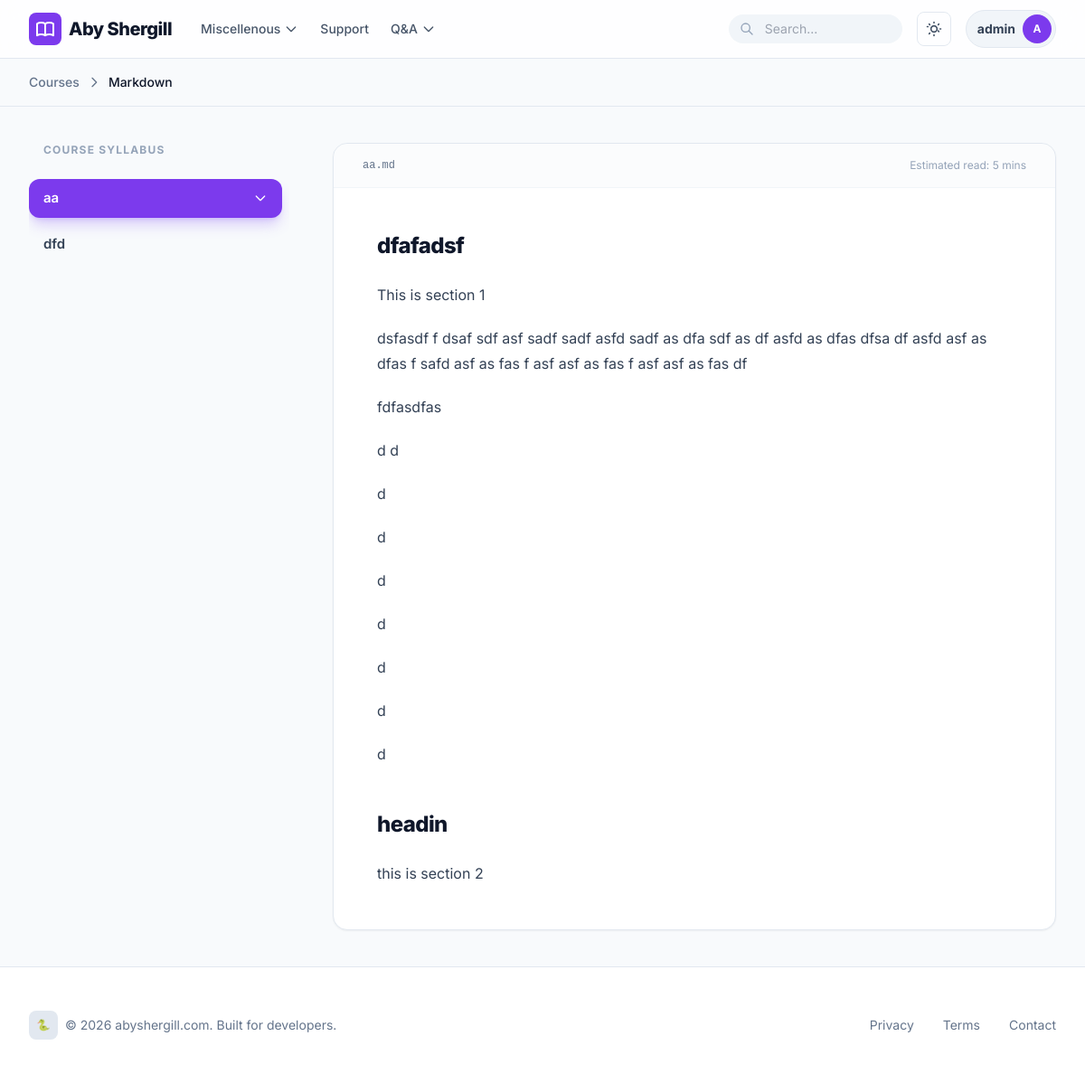
Screenshot of /course/markdown/ (signed in) with the database file from the repository.
### lectures/models.py (models this page shows, shortened)
class Category(models.Model):
    name = models.CharField(max_length=100)
    order = models.PositiveIntegerField(default=0)
    class Meta:
        verbose_name_plural = "Categories"
        ordering = ['order']

class Subject(models.Model):
    category = models.ForeignKey(Category, related_name='subjects', on_delete=models.SET_NULL, null=True, blank=True)
    title = models.CharField(max_length=200)
    slug = models.SlugField(unique=True, blank=True)
    description = models.TextField()
    icon = models.CharField(max_length=10, default='📚') # Emoji icon

class Chapter(models.Model):
    TOPIC_LEVEL_CHOICES = [
        (2, 'Level 2 (##)'),
        (3, 'Level 3 (###)'),
    ]
    subject = models.ForeignKey(Subject, related_name='chapters', on_delete=models.CASCADE)
    title = models.CharField(max_length=200)
    slug = models.SlugField(blank=True)
    content = models.TextField() # Markdown content
    file_path = models.CharField(max_length=500, blank=True, null=True)
    order = models.PositiveIntegerField(default=0)
    topic_level = models.PositiveSmallIntegerField(choices=TOPIC_LEVEL_CHOICES, default=2)
    updated_at = models.DateTimeField(auto_now=True)
    class Meta:
        ordering = ['order']
        unique_together = ('subject', 'slug')

### lectures/views.py (the view, shortened to what this page needs)
# urls.py: path('course/<slug:subject_slug>/', views.subject_detail, name='subject_detail'),
def subject_detail(request, subject_slug, chapter_slug=None):
    subject = get_object_or_404(Subject, slug=subject_slug)
    chapters = subject.chapters.prefetch_related('topics').all()
    if chapter_slug:
        current_chapter = get_object_or_404(Chapter, subject=subject, slug=chapter_slug)
    else:
        current_chapter = chapters.first()
    content_html = ""
    if current_chapter:
        extensions = [
            'extra',
            'toc',
            'fenced_code',
        ]
        md = markdown.Markdown(extensions=extensions)
        html = md.convert(current_chapter.content)
        allowed_tags = [
            'h1', 'h2', 'h3', 'h4', 'h5', 'h6',
            'p', 'br', 'hr', 'pre', 'code', 'blockquote',
            'ul', 'ol', 'li', 'dl', 'dt', 'dd',
            'em', 'strong', 'b', 'i', 'u', 's', 'del', 'ins',
            'a', 'img', 'table', 'thead', 'tbody', 'tr', 'th', 'td',
            'div', 'span', 'button'
        ]
        allowed_attrs = {
            'a': ['href', 'title', 'target'],
            'img': ['src', 'alt', 'title', 'width', 'height'],
            'code': ['class'],
            'pre': ['class'],
            'div': ['class', 'id'],
            'span': ['class'],
            'button': ['class'],
            '*': ['id'] # For TOC and section links
        }
        content_html = bleach.clean(html, tags=allowed_tags, attributes=allowed_attrs)
        import re
        content_html = re.sub(r'(<pre[^>]*>)', r'<div class="code-container relative group"><button class="copy-code-btn">Copy</button>\1', content_html)
        content_html = content_html.replace('</pre>', '</pre></div>')
    context = {
        'subject': subject,
        'chapters': chapters,
        'current_chapter': current_chapter,
        'content_html': content_html,
    }
    if request.headers.get('HX-Request'):
        return render(request, 'partials/chapter_content.html', context)
    return render(request, 'subject_detail.html', context)

### lectures/context_processors.py (called while the page is built)
def navigation_categories(request):
    return {
        'nav_categories': Category.objects.prefetch_related('subjects').all()
    }

### templates/subject_detail.html (shortened to what this page needs)
{% extends "base.html" %}
{% block content %}
<div class="bg-slate-50 dark:bg-slate-950 border-b border-slate-200 dark:border-slate-800">
    <div class="max-w-7xl mx-auto px-4 sm:px-6 lg:px-8 py-4">
        <nav class="flex text-sm font-medium text-slate-500 gap-2 items-center">
            <a href="/" class="hover:text-primary-600 transition-colors">Courses</a>
            <svg class="w-4 h-4" fill="none" stroke="currentColor" viewBox="0 0 24 24"><path stroke-linecap="round" stroke-linejoin="round" stroke-width="2" d="M9 5l7 7-7 7"></path></svg>
            <span class="text-slate-900 dark:text-white">{{ subject.title }}</span>
        </nav>
    </div>
</div>
<div class="max-w-7xl mx-auto px-4 sm:px-6 lg:px-8 py-10">
    <div class="lg:flex lg:gap-12">
        <aside class="hidden lg:block lg:w-72 flex-shrink-0">
            <div class="sticky top-24 max-h-[calc(100vh-8rem)] flex flex-col">
                <h3 class="text-xs font-bold text-slate-400 uppercase tracking-widest mb-6 px-4">Course Syllabus</h3>
                <nav id="sidebar-nav" class="space-y-2 overflow-y-auto pr-2 custom-scrollbar flex-grow">
                    {% for chapter in chapters %}
                    <div class="chapter-container">
                        <details class="group">
                            <summary class="list-none cursor-pointer outline-none">
                                <div class="chapter-link-wrapper flex items-center justify-between px-4 py-2.5 text-[15px] font-semibold rounded-xl transition-all duration-200
                                   {% if current_chapter.id == chapter.id %}
                                    bg-primary-600 text-white shadow-lg shadow-primary-500/30 active-chapter
                                   {% else %}
                                    text-slate-700 dark:text-slate-300 hover:bg-slate-100 dark:hover:bg-slate-900 hover:text-primary-600
                                   {% endif %}"
                                   hx-get="{% url 'chapter_detail' subject.slug chapter.slug %}"
                                   hx-target="#chapter-content-container"
                                   hx-swap="outerHTML"
                                   hx-push-url="true"
                                   onclick="updateActiveChapter(this)">
                                    <span class="flex-grow mr-2">{{ chapter.title }}</span>
                                    {% if chapter.topics.exists %}
                                    <svg class="w-4 h-4 transform transition-transform duration-200 group-open:rotate-180" fill="none" stroke="currentColor" viewBox="0 0 24 24">
                                        <path stroke-linecap="round" stroke-linejoin="round" stroke-width="2" d="M19 9l-7 7-7-7"></path>
                                    </svg>
                                    {% endif %}
                                </div>
                            </summary>
                        </details>
                    </div>
                    {% endfor %}
                </nav>
            </div>
        </aside>
        <main class="flex-grow min-w-0">
            {% include "partials/chapter_content.html" %}
        </main>
    </div>
</div>
{% endblock %}

### templates/base.html (shortened to what this page needs)
<!DOCTYPE html>
<html lang="en" class="h-full">
<head>
    <script src="https://cdn.tailwindcss.com?plugins=typography"></script>
</head>
<body class="min-h-screen flex flex-col">
    <nav class="sticky top-0 z-50 w-full border-b border-slate-200 dark:border-slate-800 bg-white/80 dark:bg-slate-950/80 backdrop-blur-md">
        <div class="max-w-7xl mx-auto px-4 sm:px-6 lg:px-8">
            <div class="flex justify-between h-16">
                <div class="flex items-center gap-8">
                    <a href="/" class="flex items-center gap-2 group">
                        <div class="p-1.5 bg-primary-600 rounded-lg group-hover:rotate-12 transition-transform">
                        </div>
                        <span class="text-xl font-extrabold tracking-tight text-slate-900 dark:text-white">Aby Shergill</span>
                    </a>
                    <div class="hidden md:flex items-center gap-6">
                        {% for category in nav_categories %}
                        <div class="relative group">
                            <button class="flex items-center gap-1 text-sm font-medium text-slate-600 hover:text-primary-600 dark:text-slate-400 dark:hover:text-primary-400 transition-colors">
                                {{ category.name }}
                                <svg class="w-4 h-4 transition-transform group-hover:rotate-180" fill="none" stroke="currentColor" viewBox="0 0 24 24"><path stroke-linecap="round" stroke-linejoin="round" stroke-width="2" d="M19 9l-7 7-7-7"></path></svg>
                            </button>
                        </div>
                        {% endfor %}
                        <a href="/contact/" class="text-sm font-medium text-slate-600 hover:text-primary-600 dark:text-slate-400 dark:hover:text-primary-400 transition-colors">Support</a>
                        <div class="relative group">
                            <button class="flex items-center gap-1 text-sm font-medium text-slate-600 hover:text-primary-600 dark:text-slate-400 dark:hover:text-primary-400 transition-colors">
                                Q&A
                                <svg class="w-4 h-4 transition-transform group-hover:rotate-180" fill="none" stroke="currentColor" viewBox="0 0 24 24"><path stroke-linecap="round" stroke-linejoin="round" stroke-width="2" d="M19 9l-7 7-7-7"></path></svg>
                            </button>
                        </div>
                    </div>
                </div>
                <div class="flex items-center gap-2 sm:gap-4">
                    <form action="/search/" method="GET" class="hidden sm:flex items-center relative">
                        <input type="text" name="q" placeholder="Search..." class="w-32 lg:w-48 xl:w-60 bg-slate-100 dark:bg-slate-900 border-none rounded-full py-1.5 pl-10 pr-4 text-sm focus:ring-2 focus:ring-primary-500 transition-all">
                        <svg class="w-4 h-4 text-slate-400 absolute left-3" fill="none" stroke="currentColor" viewBox="0 0 24 24"><path stroke-linecap="round" stroke-linejoin="round" stroke-width="2" d="M21 21l-6-6m2-5a7 7 0 11-14 0 7 7 0 0114 0z"></path></svg>
                    </form>
                    <button id="theme-toggle" class="p-2 rounded-lg border border-slate-200 dark:border-slate-800 hover:bg-slate-100 dark:hover:bg-slate-900 transition-colors">
                    </button>
                    {% if user.is_authenticated %}
                    <div class="relative group">
                        <button class="flex items-center gap-2 p-1 pl-3 bg-slate-100 dark:bg-slate-900 border border-slate-200 dark:border-slate-800 rounded-full hover:border-primary-500 transition-all">
                            <span class="text-sm font-bold text-slate-700 dark:text-slate-300">{{ user.username }}</span>
                            <div class="w-8 h-8 bg-primary-600 rounded-full flex items-center justify-center text-white font-bold text-xs">
                                {{ user.username|first|upper }}
                            </div>
                        </button>
                    </div>
                    {% else %}
                    <a href="/login/" class="btn btn-primary text-sm whitespace-nowrap">Sign In</a>
                    {% endif %}
                </div>
            </div>
        </div>
    </nav>
    <main class="flex-grow">
        {% block content %}{% endblock %}
    </main>
    <footer class="bg-white dark:bg-slate-950 border-t border-slate-200 dark:border-slate-800 py-12">
        <div class="max-w-7xl mx-auto px-4 sm:px-6 lg:px-8">
            <div class="flex flex-col md:flex-row justify-between items-center gap-8">
                <div class="flex items-center gap-2">
                    <div class="w-8 h-8 bg-slate-200 dark:bg-slate-800 rounded-lg flex items-center justify-center">
                        <span class="text-xs">🐍</span>
                    </div>
                    <p class="text-sm text-slate-500">&copy; <span id="year"></span> abyshergill.com. Built for developers.</p>
                </div>
                <div class="flex gap-8">
                    <button onclick="toggleModal('privacy-modal')" class="text-sm text-slate-500 hover:text-primary-600 transition-colors">Privacy</button>
                    <button onclick="toggleModal('terms-modal')" class="text-sm text-slate-500 hover:text-primary-600 transition-colors">Terms</button>
                    <a href="/contact/" class="text-sm text-slate-500 hover:text-primary-600 transition-colors">Contact</a>
                </div>
            </div>
        </div>
    </footer>
</body>
</html>

### templates/partials/chapter_content.html (shortened to what this page needs)
<div id="chapter-content-container">
    <div class="bg-white dark:bg-slate-900 border border-slate-200 dark:border-slate-800 rounded-2xl shadow-sm overflow-hidden">
        <div class="border-b border-slate-100 dark:border-slate-800 px-4 sm:px-8 py-4 bg-slate-50/50 dark:bg-slate-950/30 flex justify-between items-center">
            <span class="text-[10px] sm:text-xs font-mono text-slate-500 truncate mr-2">{{ current_chapter.title }}.md</span>
            <span class="text-[10px] sm:text-xs text-slate-400 whitespace-nowrap">Estimated read: 5 mins</span>
        </div>
        <article class="p-6 sm:p-12 prose prose-slate dark:prose-invert max-w-none
                        prose-headings:font-extrabold prose-headings:tracking-tight
                        prose-headings:break-words
                        prose-img:rounded-xl">
            {{ content_html|safe }}
        </article>
    </div>
</div>

### rows the page displays
Category: name "Miscellenous"
Subject: title "Markdown"
Chapter: title "aa"
Chapter: title "dfd"

### other values shown
{{ user.username }} "admin"
{{ user.username|first|upper }} "A"
